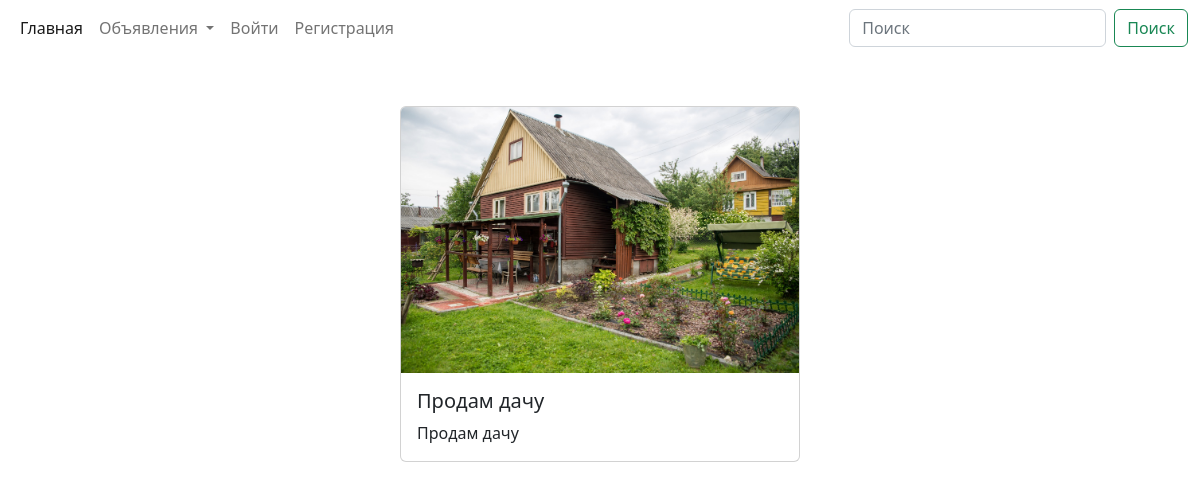
The page /prodam-dachu/ on the database its author committed.
### advertisement/models.py (models this page shows, shortened)
class Advertisement(models.Model):
    title = models.CharField(max_length=255, db_index=True, verbose_name='Заголовок')
    slug = models.CharField(max_length=255, unique=True, db_index=True, verbose_name="URL")
    about = models.TextField(db_index=True, verbose_name="Описание")
    price = models.FloatField(verbose_name="Цена", db_index=True)
    time_create = models.DateTimeField(auto_now_add=True)
    time_update = models.DateTimeField(auto_now=True)
    img = models.ImageField(upload_to="images/", verbose_name="Картинка")

### advertisement/views.py (the view)
# urls.py: path('<slug:advertisement_slug>/', views.PageView.as_view(), name='advertisement'),
class PageView(DetailView):
    model = Advertisement
    template_name = 'advertisement/advertisement.html'
    slug_url_kwarg = 'advertisement_slug'
    context_object_name = 'advertisement'
    def get_context_data(self, **kwargs):
        context = super().get_context_data(**kwargs)
        context['title'] = context['advertisement'].title
        return context

### advertisement/templates/advertisement/advertisement.html
{% extends 'base.html' %}
{% block advertisement %}
<div class="card div-local-position" style="width: 25rem;">
  <img src="{{ advertisement.img.url }}" class="card-img-top" alt="">
  <div class="card-body">
    <h5 class="card-title">{{ advertisement.title }}</h5>
      <p class="card-text">{{ advertisement.about }}</p>
  </div>
</div>
{% endblock %}

### rows shown on the page
Advertisement: img (picture), title "Продам дачу", about "Продам дачу"
